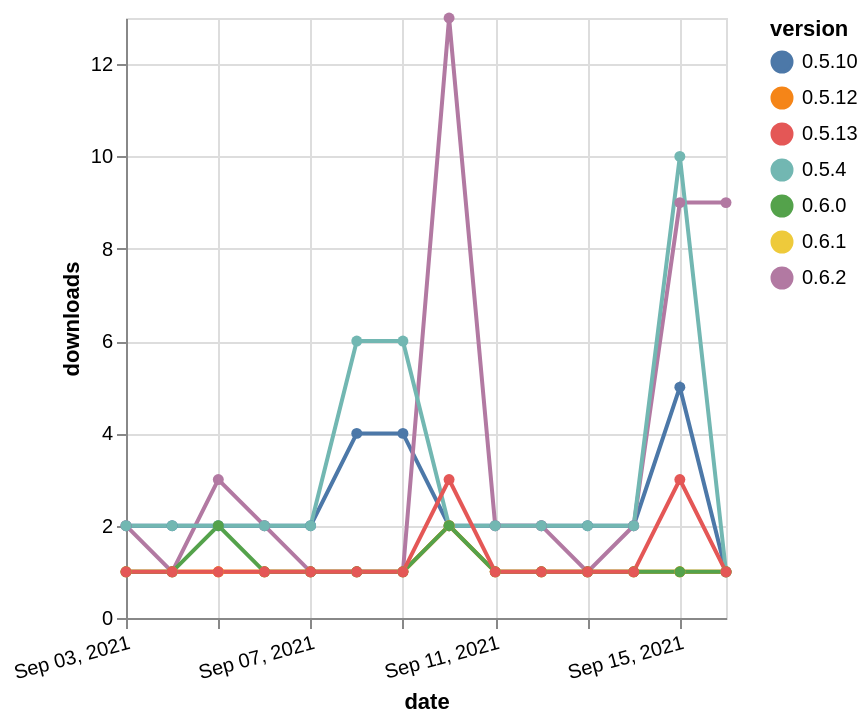

The specification (Vega-Lite) saved for this image:
### Vega-Lite specification from a JSON file in a GitHub repository (floating-point values rounded to 4 significant figures)
{"$schema": "https://vega.github.io/schema/vega-lite/v5.json", "description": "A simple bar chart with embedded data.", "data": {"values": [{"date": "2021-09-03", "total": 2651, "delta": 2, "version": "0.5.10"}, {"date": "2021-09-04", "total": 2653, "delta": 2, "version": "0.5.10"}, {"date": "2021-09-05", "total": 2655, "delta": 2, "version": "0.5.10"}, {"date": "2021-09-06", "total": 2657, "delta": 2, "version": "0.5.10"}, {"date": "2021-09-07", "total": 2659, "delta": 2, "version": "0.5.10"}, {"date": "2021-09-08", "total": 2663, "delta": 4, "version": "0.5.10"}, {"date": "2021-09-09", "total": 2667, "delta": 4, "version": "0.5.10"}, {"date": "2021-09-10", "total": 2669, "delta": 2, "version": "0.5.10"}, {"date": "2021-09-11", "total": 2671, "delta": 2, "version": "0.5.10"}, {"date": "2021-09-12", "total": 2673, "delta": 2, "version": "0.5.10"}, {"date": "2021-09-13", "total": 2675, "delta": 2, "version": "0.5.10"}, {"date": "2021-09-14", "total": 2677, "delta": 2, "version": "0.5.10"}, {"date": "2021-09-15", "total": 2682, "delta": 5, "version": "0.5.10"}, {"date": "2021-09-16", "total": 2683, "delta": 1, "version": "0.5.10"}, {"date": "2021-09-03", "total": 180, "delta": 1, "version": "0.6.1"}, {"date": "2021-09-04", "total": 181, "delta": 1, "version": "0.6.1"}, {"date": "2021-09-05", "total": 182, "delta": 1, "version": "0.6.1"}, {"date": "2021-09-06", "total": 183, "delta": 1, "version": "0.6.1"}, {"date": "2021-09-07", "total": 184, "delta": 1, "version": "0.6.1"}, {"date": "2021-09-08", "total": 185, "delta": 1, "version": "0.6.1"}, {"date": "2021-09-09", "total": 186, "delta": 1, "version": "0.6.1"}, {"date": "2021-09-10", "total": 188, "delta": 2, "version": "0.6.1"}, {"date": "2021-09-11", "total": 189, "delta": 1, "version": "0.6.1"}, {"date": "2021-09-12", "total": 190, "delta": 1, "version": "0.6.1"}, {"date": "2021-09-13", "total": 191, "delta": 1, "version": "0.6.1"}, {"date": "2021-09-14", "total": 192, "delta": 1, "version": "0.6.1"}, {"date": "2021-09-15", "total": 193, "delta": 1, "version": "0.6.1"}, {"date": "2021-09-16", "total": 194, "delta": 1, "version": "0.6.1"}, {"date": "2021-09-03", "total": 2187, "delta": 2, "version": "0.6.2"}, {"date": "2021-09-04", "total": 2188, "delta": 1, "version": "0.6.2"}, {"date": "2021-09-05", "total": 2191, "delta": 3, "version": "0.6.2"}, {"date": "2021-09-06", "total": 2193, "delta": 2, "version": "0.6.2"}, {"date": "2021-09-07", "total": 2194, "delta": 1, "version": "0.6.2"}, {"date": "2021-09-08", "total": 2195, "delta": 1, "version": "0.6.2"}, {"date": "2021-09-09", "total": 2196, "delta": 1, "version": "0.6.2"}, {"date": "2021-09-10", "total": 2209, "delta": 13, "version": "0.6.2"}, {"date": "2021-09-11", "total": 2211, "delta": 2, "version": "0.6.2"}, {"date": "2021-09-12", "total": 2213, "delta": 2, "version": "0.6.2"}, {"date": "2021-09-13", "total": 2214, "delta": 1, "version": "0.6.2"}, {"date": "2021-09-14", "total": 2216, "delta": 2, "version": "0.6.2"}, {"date": "2021-09-15", "total": 2225, "delta": 9, "version": "0.6.2"}, {"date": "2021-09-16", "total": 2234, "delta": 9, "version": "0.6.2"}, {"date": "2021-09-03", "total": 3807, "delta": 2, "version": "0.5.4"}, {"date": "2021-09-04", "total": 3809, "delta": 2, "version": "0.5.4"}, {"date": "2021-09-05", "total": 3811, "delta": 2, "version": "0.5.4"}, {"date": "2021-09-06", "total": 3813, "delta": 2, "version": "0.5.4"}, {"date": "2021-09-07", "total": 3815, "delta": 2, "version": "0.5.4"}, {"date": "2021-09-08", "total": 3821, "delta": 6, "version": "0.5.4"}, {"date": "2021-09-09", "total": 3827, "delta": 6, "version": "0.5.4"}, {"date": "2021-09-10", "total": 3829, "delta": 2, "version": "0.5.4"}, {"date": "2021-09-11", "total": 3831, "delta": 2, "version": "0.5.4"}, {"date": "2021-09-12", "total": 3833, "delta": 2, "version": "0.5.4"}, {"date": "2021-09-13", "total": 3835, "delta": 2, "version": "0.5.4"}, {"date": "2021-09-14", "total": 3837, "delta": 2, "version": "0.5.4"}, {"date": "2021-09-15", "total": 3847, "delta": 10, "version": "0.5.4"}, {"date": "2021-09-16", "total": 3848, "delta": 1, "version": "0.5.4"}, {"date": "2021-09-03", "total": 194, "delta": 1, "version": "0.5.12"}, {"date": "2021-09-04", "total": 195, "delta": 1, "version": "0.5.12"}, {"date": "2021-09-05", "total": 196, "delta": 1, "version": "0.5.12"}, {"date": "2021-09-06", "total": 197, "delta": 1, "version": "0.5.12"}, {"date": "2021-09-07", "total": 198, "delta": 1, "version": "0.5.12"}, {"date": "2021-09-08", "total": 199, "delta": 1, "version": "0.5.12"}, {"date": "2021-09-09", "total": 200, "delta": 1, "version": "0.5.12"}, {"date": "2021-09-10", "total": 202, "delta": 2, "version": "0.5.12"}, {"date": "2021-09-11", "total": 203, "delta": 1, "version": "0.5.12"}, {"date": "2021-09-12", "total": 204, "delta": 1, "version": "0.5.12"}, {"date": "2021-09-13", "total": 205, "delta": 1, "version": "0.5.12"}, {"date": "2021-09-14", "total": 206, "delta": 1, "version": "0.5.12"}, {"date": "2021-09-15", "total": 207, "delta": 1, "version": "0.5.12"}, {"date": "2021-09-16", "total": 208, "delta": 1, "version": "0.5.12"}, {"date": "2021-09-03", "total": 195, "delta": 1, "version": "0.6.0"}, {"date": "2021-09-04", "total": 196, "delta": 1, "version": "0.6.0"}, {"date": "2021-09-05", "total": 198, "delta": 2, "version": "0.6.0"}, {"date": "2021-09-06", "total": 199, "delta": 1, "version": "0.6.0"}, {"date": "2021-09-07", "total": 200, "delta": 1, "version": "0.6.0"}, {"date": "2021-09-08", "total": 201, "delta": 1, "version": "0.6.0"}, {"date": "2021-09-09", "total": 202, "delta": 1, "version": "0.6.0"}, {"date": "2021-09-10", "total": 204, "delta": 2, "version": "0.6.0"}, {"date": "2021-09-11", "total": 205, "delta": 1, "version": "0.6.0"}, {"date": "2021-09-12", "total": 206, "delta": 1, "version": "0.6.0"}, {"date": "2021-09-13", "total": 207, "delta": 1, "version": "0.6.0"}, {"date": "2021-09-14", "total": 208, "delta": 1, "version": "0.6.0"}, {"date": "2021-09-15", "total": 209, "delta": 1, "version": "0.6.0"}, {"date": "2021-09-16", "total": 210, "delta": 1, "version": "0.6.0"}, {"date": "2021-09-03", "total": 380, "delta": 1, "version": "0.5.13"}, {"date": "2021-09-04", "total": 381, "delta": 1, "version": "0.5.13"}, {"date": "2021-09-05", "total": 382, "delta": 1, "version": "0.5.13"}, {"date": "2021-09-06", "total": 383, "delta": 1, "version": "0.5.13"}, {"date": "2021-09-07", "total": 384, "delta": 1, "version": "0.5.13"}, {"date": "2021-09-08", "total": 385, "delta": 1, "version": "0.5.13"}, {"date": "2021-09-09", "total": 386, "delta": 1, "version": "0.5.13"}, {"date": "2021-09-10", "total": 389, "delta": 3, "version": "0.5.13"}, {"date": "2021-09-11", "total": 390, "delta": 1, "version": "0.5.13"}, {"date": "2021-09-12", "total": 391, "delta": 1, "version": "0.5.13"}, {"date": "2021-09-13", "total": 392, "delta": 1, "version": "0.5.13"}, {"date": "2021-09-14", "total": 393, "delta": 1, "version": "0.5.13"}, {"date": "2021-09-15", "total": 396, "delta": 3, "version": "0.5.13"}, {"date": "2021-09-16", "total": 397, "delta": 1, "version": "0.5.13"}]}, "width": "container", "mark": {"type": "line", "point": {"filled": true}}, "encoding": {"x": {"field": "date", "type": "temporal", "timeUnit": "yearmonthdate", "title": "date", "axis": {"labelAngle": -15}}, "y": {"field": "delta", "type": "quantitative", "title": "downloads"}, "color": {"field": "version", "type": "nominal"}, "tooltip": {"field": "delta"}}}
